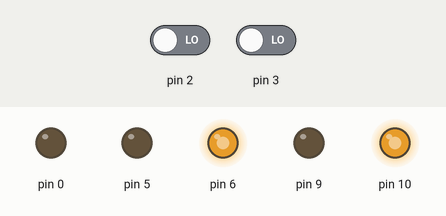
The sketch below on a simulated Arduino Uno, built with avr-gcc and run on an emulated ATmega328P. On the bench: output pins drawn as LEDs (lit = HIGH). The inputs (shaded band) are chosen by the test bench; at power-on: pin 2 LOW, pin 3 LOW.

Above: at 0.05 s.
At 2.0 s:
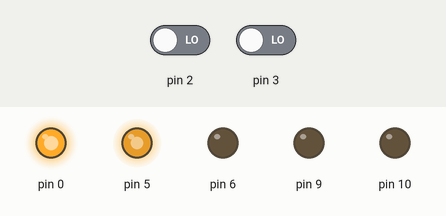
At 2.95 s:
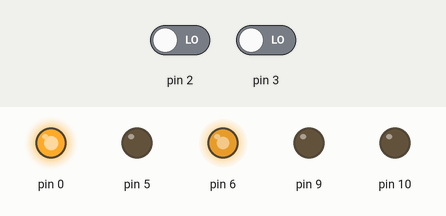
At 4.0 s:
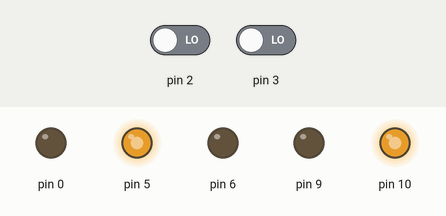
Timing chart, 0 to 5.2 s (numbered marks = the images above):
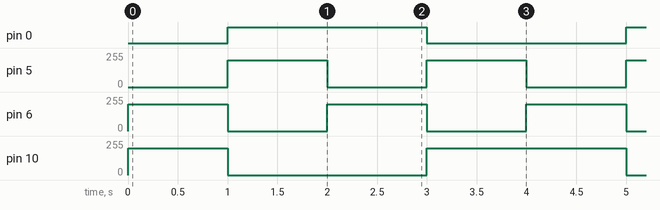

Measured:
- by itself, pin 0: alternates HIGH for 2.0 s and LOW for 2.0 s
- by itself, pin 5, pin 6: alternates 200/255 for 1.0 s and 0/255 for 1.0 s
- by itself, pin 10: repeats every 4.0 s: 0/255 2.0 s, 200/255 2.0 s

The sketch:

DCCar_v2.ino
```cpp
#include <DCCar.h>

DCCar dc;

void counterL();
void counterR();

void setup() {
  dc.init(10, 9, 6, 5, 3, 2);

  //- 20181223: running these commands in the main program because counterL and counterR need to be static
  //- functions in order to reside in the .cpp file.  We can implement this later.
  attachInterrupt(digitalPinToInterrupt(dc.encoderL_global),counterL,RISING);
  attachInterrupt(digitalPinToInterrupt(dc.encoderR_global),counterR,RISING);
}

void loop() {
  dc.forward(200,60);
  delay(1000);
  dc.backward(200,60);
  delay(1000);
  dc.left(200,60);
  delay(1000);
  dc.right(200,60);
  delay(1000);
}

void counterL(){
  dc.countL++;
  if (dc.countL>dc.cnt_global){
    digitalWrite(dc.leftA_global,LOW);
    digitalWrite(dc.leftB_global,LOW);
  }
}

void counterR(){
  dc.countR++;
  if (dc.countR>dc.cnt_global){
    digitalWrite(dc.rightA_global,LOW);
    digitalWrite(dc.rightB_global,LOW);
  }
}
```

DCCar.cpp
```cpp
/*
	DCCar.cpp - Libary for controlling the Barnabas Racer - DC Car version
	Created by Eric Lin & Ed Li, 12/23/2018
*/

#include "Arduino.h"
#include "DCCar.h"

void DCCar::init(int leftA, int leftB, int rightA, int rightB, int encoderL,int encoderR)
{
      leftA_global=leftA;
      rightB_global=rightB;
      rightA_global=rightA;
      encoderL_global=encoderL;
      encoderR_global=encoderR;

      //- 20181223: running these commands in the main program.  Unable to get it to compile here.
      //- counterL and counterR need to be static functions to work.  Implement this later.
      //  attachInterrupt(digitalPinToInterrupt(encoderL_global),counterL,RISING);
      //  attachInterrupt(digitalPinToInterrupt(encoderR_global),counterR,RISING);
      pinMode(leftA,OUTPUT);
      pinMode(leftB,OUTPUT);
      pinMode(rightA,OUTPUT);
      pinMode(rightB,OUTPUT);
      pinMode(encoderL,INPUT);
      pinMode(encoderR,INPUT);

      countL=0;
      countR=0;
      cnt_global=0;
}

void DCCar::forward(int spd, int cnt)
{
      countL=0;
      countR=0;
      cnt_global=cnt;
      digitalWrite(leftB_global,LOW);
      digitalWrite(rightB_global,LOW);
      analogWrite(leftA_global,spd);
      analogWrite(rightA_global,spd);
}


void DCCar::backward(int spd, int cnt)
{
      countL=0;
      countR=0;
      cnt_global=cnt;
      analogWrite(leftB_global,spd);
      analogWrite(rightB_global,spd);
      digitalWrite(leftA_global,LOW);
      digitalWrite(rightA_global,LOW);
}

void DCCar::left(int spd, int cnt)
{
      countL=0;
      countR=0;
      cnt_global=cnt;
      analogWrite(leftB_global,spd);
      digitalWrite(leftA_global,LOW);
      digitalWrite(rightB_global,LOW);
      analogWrite(rightA_global,spd);
}

void DCCar::right(int spd, int cnt)
{
      countL=0;
      countR=0;
      cnt_global=cnt;
      analogWrite(leftA_global,spd);
      digitalWrite(leftB_global,LOW);
      digitalWrite(rightA_global,LOW);
      analogWrite(rightB_global,spd);
}
```

DCCar.h
```cpp
/*
	dcCar.h - Libary for controlling the Barnabas Racer - DC Car version
	Created by Eric Lin & Ed Li, 12/23/2018
*/

#ifndef dcCar_h
#define dcCar_h

#include "Arduino.h"

class DCCar {
  public:
    int encoderL_global;
    int encoderR_global;

    int leftB_global;
    int leftA_global;
    int rightB_global;
    int rightA_global;
    int countL;
    int countR;
    int cnt_global;

    void init(int leftA, int leftB, int rightA, int rightB, int encoderL,int encoderR);
    void forward(int spd, int cnt);
    void backward(int spd, int cnt);
    void left(int spd, int cnt);
    void right(int spd, int cnt);

  private:

};

#endif
```
